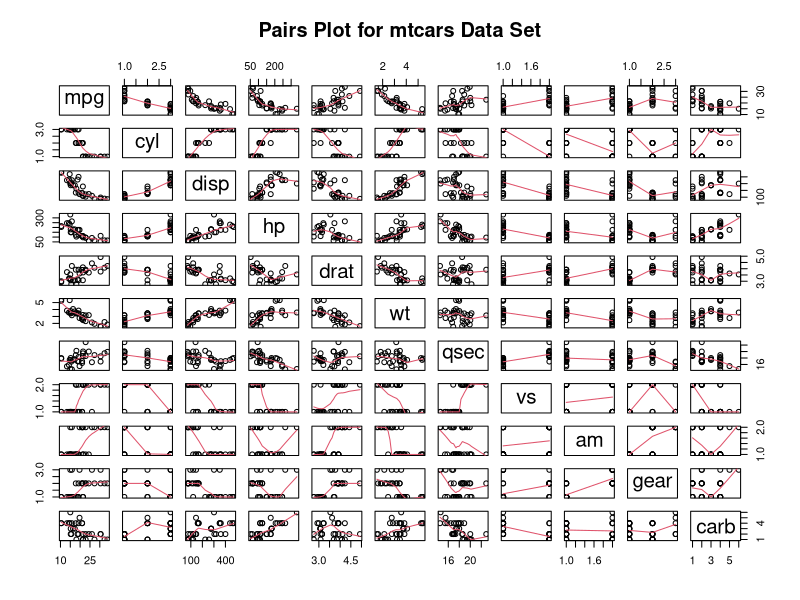
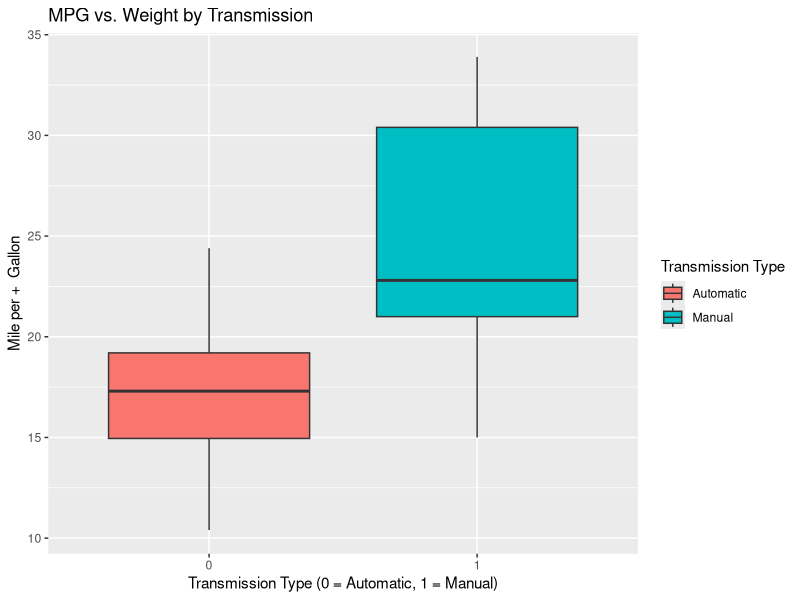
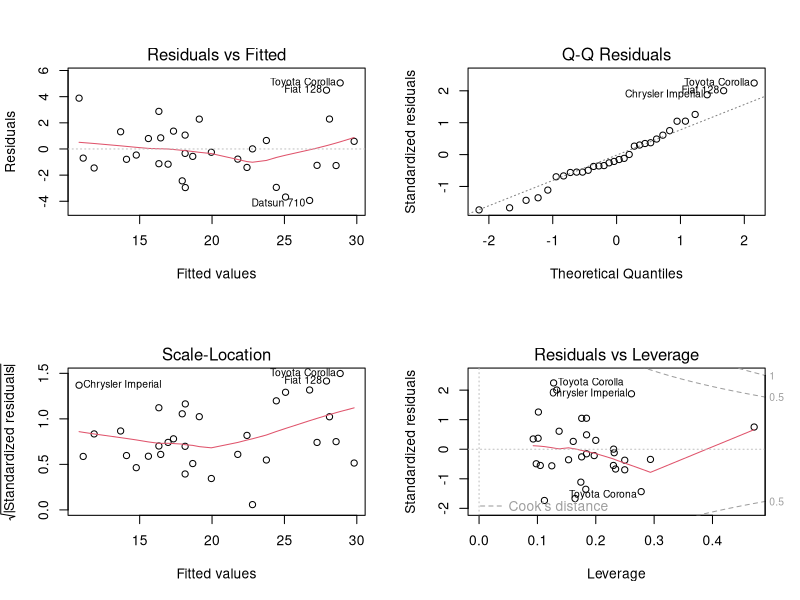

R code for these plots, in order:
## ---- chunk 1
library(ggplot2)
data(mtcars)
mtcars$cyl <- as.factor(mtcars$cyl)
mtcars$vs <- as.factor(mtcars$vs)
mtcars$am <- factor(mtcars$am)
mtcars$gear <- factor(mtcars$gear)
mtcars$carb <- factor(mtcars$carb)
attach(mtcars)
## ---- chunk 2
result <- t.test(mpg ~ am)
result$p.value
result$estimate
## ---- chunk 3
initialModel <- lm(mpg ~ ., data=mtcars)
bestModel <- step(initialModel) 
## ---- chunk 4
summary(bestModel)
## ---- chunk 5
amBaseModel <- lm(mpg ~ am, data=mtcars)
anova(amBaseModel, bestModel)
## ---- chunk 6
outliers <- hatvalues(bestModel)
tail(sort(outliers),3)
## ---- chunk 7
influence <- dfbetas(bestModel)
tail(sort(influence[,6]),3)
## ---- chunk 8
pairs(mtcars, panel=panel.smooth, main="Pairs Plot for mtcars Data Set")
## ---- chunk 9
p <- ggplot(mtcars, aes(factor(am), mpg))
p + geom_boxplot(aes(fill = factor(am))) + xlab("Transmission Type (0 = Automatic, 1 = Manual)") + 
        ylab("Mile per +  Gallon") + ggtitle("MPG vs. Weight by Transmission") + 
        scale_fill_discrete(name="Transmission Type", labels=c("Automatic", "Manual"))
## ---- chunk 10
residualData <- lm(mpg ~ cyl + hp + wt + am, data=mtcars)
par(mfrow = c(2, 2))
plot(residualData)

